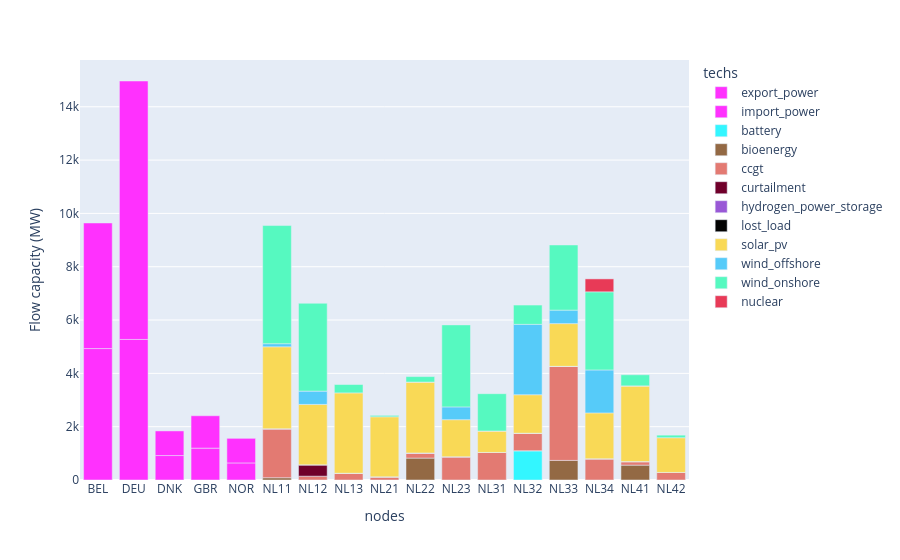

The code cell stored with this chart in its notebook:
### Code cell
plot_capacity('results/spores/spore_5.nc', exclude_transmission=True, colors=colours)

### Figure 1 — Plotly figure (JSON) as saved in the notebook; plotly's stock layout.template omitted (floating-point values rounded to 4 significant figures)
{"data": [{"hovertemplate": "techs=export_power<br>nodes=%{x}<br>Flow capacity (MW)=%{y}<extra></extra>", "legendgroup": "export_power", "marker": {"color": "#ff31fe", "pattern": {"shape": ""}}, "name": "export_power", "orientation": "v", "showlegend": true, "textposition": "auto", "type": "bar", "x": ["BEL", "DEU", "DNK", "GBR", "NOR"], "xaxis": "x", "y": [4930.0, 5272.0, 916.9, 1196.0, 639.8], "yaxis": "y"}, {"hovertemplate": "techs=import_power<br>nodes=%{x}<br>Flow capacity (MW)=%{y}<extra></extra>", "legendgroup": "import_power", "marker": {"color": "#ff31fe", "pattern": {"shape": ""}}, "name": "import_power", "orientation": "v", "showlegend": true, "textposition": "auto", "type": "bar", "x": ["BEL", "DEU", "DNK", "GBR", "NOR"], "xaxis": "x", "y": [4710.0, 9694.0, 924.0, 1213.0, 922.7], "yaxis": "y"}, {"hovertemplate": "techs=battery<br>nodes=%{x}<br>Flow capacity (MW)=%{y}<extra></extra>", "legendgroup": "battery", "marker": {"color": "#33F6FF", "pattern": {"shape": ""}}, "name": "battery", "orientation": "v", "showlegend": true, "textposition": "auto", "type": "bar", "x": ["NL11", "NL12", "NL13", "NL21", "NL22", "NL23", "NL31", "NL32", "NL33", "NL34", "NL41", "NL42"], "xaxis": "x", "y": [0.1718, 0.005716, 0.005573, 0.01366, 0.004436, 0.007823, 0.004307, 1098.0, 0.007765, 0.002521, 0.007878, 0.004338], "yaxis": "y"}, {"hovertemplate": "techs=bioenergy<br>nodes=%{x}<br>Flow capacity (MW)=%{y}<extra></extra>", "legendgroup": "bioenergy", "marker": {"color": "#936944", "pattern": {"shape": ""}}, "name": "bioenergy", "orientation": "v", "showlegend": true, "textposition": "auto", "type": "bar", "x": ["NL11", "NL12", "NL13", "NL21", "NL22", "NL23", "NL31", "NL32", "NL33", "NL34", "NL41", "NL42"], "xaxis": "x", "y": [85.0, 0.009354, 0.02415, 0.007614, 822.1, 0.01073, 0.02165, 0.02299, 735.3, 0.002852, 557.5, 0.01024], "yaxis": "y"}, {"hovertemplate": "techs=ccgt<br>nodes=%{x}<br>Flow capacity (MW)=%{y}<extra></extra>", "legendgroup": "ccgt", "marker": {"color": "#E37A72", "pattern": {"shape": ""}}, "name": "ccgt", "orientation": "v", "showlegend": true, "textposition": "auto", "type": "bar", "x": ["NL11", "NL12", "NL13", "NL21", "NL22", "NL23", "NL31", "NL32", "NL33", "NL34", "NL41", "NL42"], "xaxis": "x", "y": [1837.0, 144.0, 254.0, 119.0, 193.0, 872.0, 1034.0, 658.0, 3528.0, 797.4, 132.0, 283.0], "yaxis": "y"}, {"hovertemplate": "techs=curtailment<br>nodes=%{x}<br>Flow capacity (MW)=%{y}<extra></extra>", "legendgroup": "curtailment", "marker": {"color": "#70002a", "pattern": {"shape": ""}}, "name": "curtailment", "orientation": "v", "showlegend": true, "textposition": "auto", "type": "bar", "x": ["NL11", "NL12", "NL13", "NL21", "NL22", "NL23", "NL31", "NL32", "NL33", "NL34", "NL41", "NL42"], "xaxis": "x", "y": [0.0009872, 426.1, 0.001197, 0.001043, 0.001099, 0.002142, 0.001531, 0.003227, 0.001434, 0.0009171, 0.00106, 0.0008206], "yaxis": "y"}, {"hovertemplate": "techs=hydrogen_power_storage<br>nodes=%{x}<br>Flow capacity (MW)=%{y}<extra></extra>", "legendgroup": "hydrogen_power_storage", "marker": {"color": "#9958D6", "pattern": {"shape": ""}}, "name": "hydrogen_power_storage", "orientation": "v", "showlegend": true, "textposition": "auto", "type": "bar", "x": ["NL11", "NL12", "NL13", "NL21", "NL22", "NL23", "NL31", "NL32", "NL33", "NL34", "NL41", "NL42"], "xaxis": "x", "y": [0.0038, 0.01198, 0.003822, 0.003877, 0.003069, 0.01036, 0.004184, 0.003425, 0.004224, 0.002587, 0.00533, 0.005195], "yaxis": "y"}, {"hovertemplate": "techs=lost_load<br>nodes=%{x}<br>Flow capacity (MW)=%{y}<extra></extra>", "legendgroup": "lost_load", "marker": {"color": "#030303", "pattern": {"shape": ""}}, "name": "lost_load", "orientation": "v", "showlegend": true, "textposition": "auto", "type": "bar", "x": ["NL11", "NL12", "NL13", "NL21", "NL22", "NL23", "NL31", "NL32", "NL33", "NL34", "NL41", "NL42"], "xaxis": "x", "y": [1.329e-08, 1.329e-08, 1.329e-08, 1.329e-08, 1.329e-08, 1.329e-08, 1.329e-08, 1.329e-08, 1.329e-08, 1.327e-08, 1.329e-08, 1.329e-08], "yaxis": "y"}, {"hovertemplate": "techs=solar_pv<br>nodes=%{x}<br>Flow capacity (MW)=%{y}<extra></extra>", "legendgroup": "solar_pv", "marker": {"color": "#F9D956", "pattern": {"shape": ""}}, "name": "solar_pv", "orientation": "v", "showlegend": true, "textposition": "auto", "type": "bar", "x": ["NL11", "NL12", "NL13", "NL21", "NL22", "NL23", "NL31", "NL32", "NL33", "NL34", "NL41", "NL42"], "xaxis": "x", "y": [3074.0, 2265.0, 3013.0, 2252.0, 2658.0, 1390.0, 802.6, 1443.0, 1603.0, 1719.0, 2835.0, 1303.0], "yaxis": "y"}, {"hovertemplate": "techs=wind_offshore<br>nodes=%{x}<br>Flow capacity (MW)=%{y}<extra></extra>", "legendgroup": "wind_offshore", "marker": {"color": "#56CBF9", "pattern": {"shape": ""}}, "name": "wind_offshore", "orientation": "v", "showlegend": true, "textposition": "auto", "type": "bar", "x": ["NL11", "NL12", "NL22", "NL23", "NL31", "NL32", "NL33", "NL34", "NL41"], "xaxis": "x", "y": [116.0, 498.6, 0.9999, 480.3, 2.0, 2639.0, 505.2, 1612.0, 6.0], "yaxis": "y"}, {"hovertemplate": "techs=wind_onshore<br>nodes=%{x}<br>Flow capacity (MW)=%{y}<extra></extra>", "legendgroup": "wind_onshore", "marker": {"color": "#56F9C0", "pattern": {"shape": ""}}, "name": "wind_onshore", "orientation": "v", "showlegend": true, "textposition": "auto", "type": "bar", "x": ["NL11", "NL12", "NL13", "NL21", "NL22", "NL23", "NL31", "NL32", "NL33", "NL34", "NL41", "NL42"], "xaxis": "x", "y": [4431.0, 3294.0, 314.2, 52.38, 205.4, 3075.0, 1399.0, 725.0, 2444.0, 2930.0, 416.2, 96.49], "yaxis": "y"}, {"hovertemplate": "techs=nuclear<br>nodes=%{x}<br>Flow capacity (MW)=%{y}<extra></extra>", "legendgroup": "nuclear", "marker": {"color": "#e83a57", "pattern": {"shape": ""}}, "name": "nuclear", "orientation": "v", "showlegend": true, "textposition": "auto", "type": "bar", "x": ["NL34"], "xaxis": "x", "y": [485.0], "yaxis": "y"}], "layout": {"barmode": "relative", "legend": {"title": {"text": "techs"}, "tracegroupgap": 0}, "margin": {"t": 60}, "xaxis": {"anchor": "y", "domain": [0, 1], "title": {"text": "nodes"}}, "yaxis": {"anchor": "x", "domain": [0, 1], "title": {"text": "Flow capacity (MW)"}}}}
